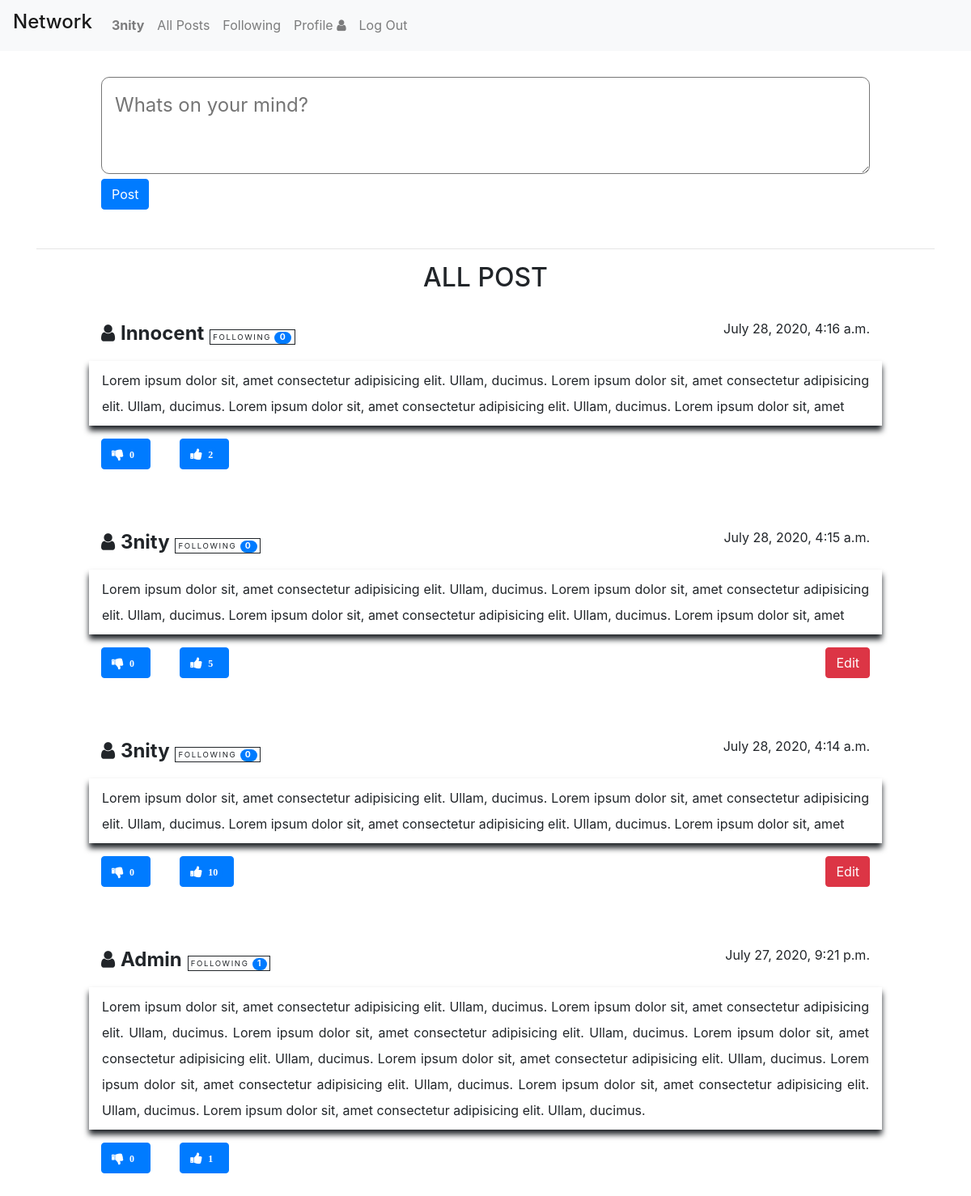
Page / (signed in) on the earlier database version.
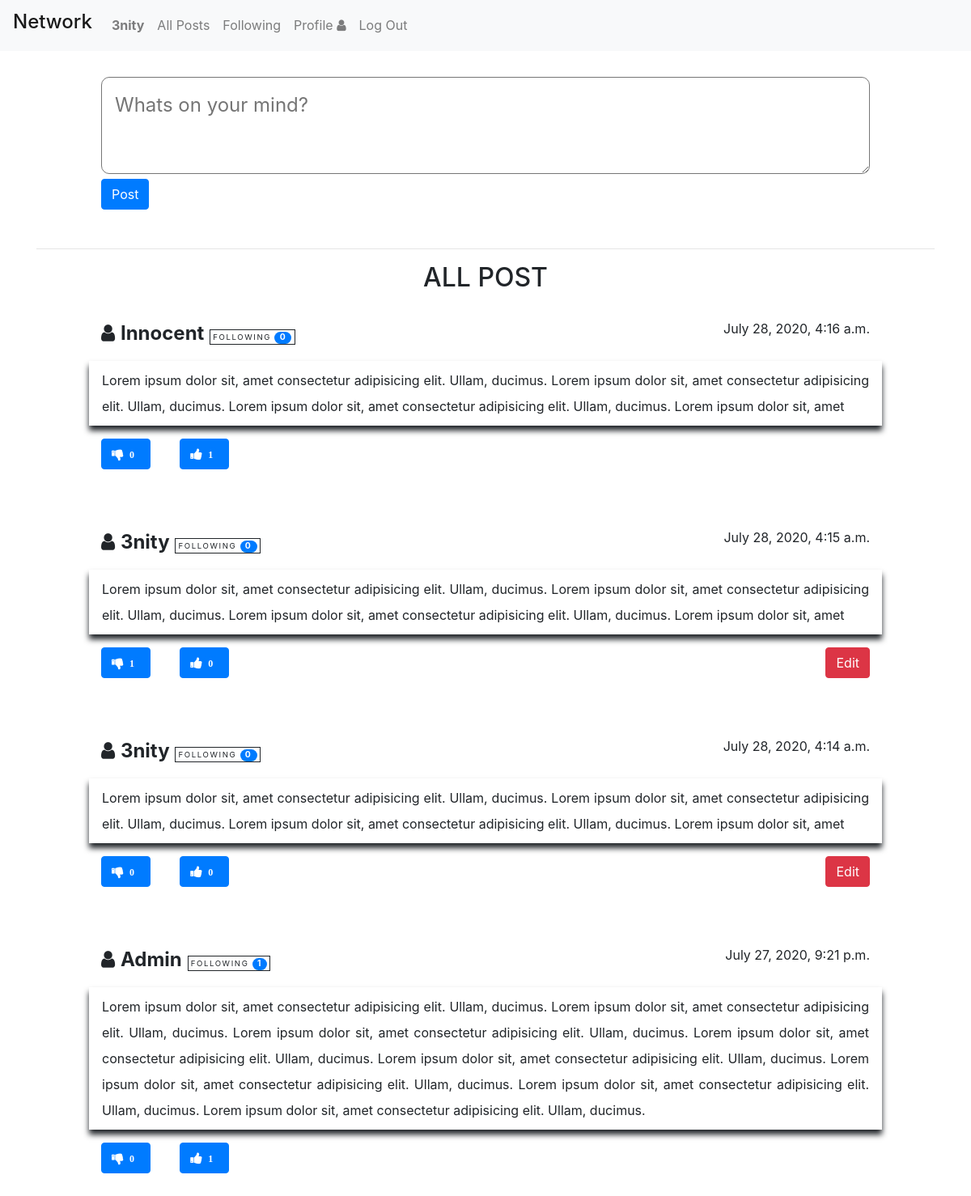
Same page on the later database version.
### network/models.py (models this page shows, shortened)
class User(AbstractUser):
    pass

class Post(models.Model):
    user = models.ForeignKey("User", on_delete=models.CASCADE, related_name="post_author")
    body = models.TextField(blank=True)
    timestamp = models.DateTimeField(auto_now_add=True)
    totalLikes = models.IntegerField()
    totalDislikes = models.IntegerField()
    totalFollower = models.IntegerField()
    totalComment = models.IntegerField()

### network/views.py (the view)
# urls.py: path("", views.index, name="index"),
def index(request):
    if request.POST:
        res = request.POST['post-body']
        post = Post(user=request.user, body=res)
        post.save()
    posts = Post.objects.all().order_by('-pk')
    context = {'posts': posts}
    return render(request, "network/index.html", context)

### network/templates/network/index.html (shortened to what this page needs)
{% extends "network/layout.html" %}
{% block body %}
<div class="container">
  <div class="compose-post">
    <form action="" method="post">
      <textarea name="post-body" id="post-textarea" placeholder="Whats on your mind?"></textarea>
      {% if user.is_authenticated %}
      <input type="submit" value="Post" class="btn btn-primary">
      {% else %}
      <div class="btn-sm btn-danger">
        Please Log In First
      </div>
      {% endif %}
    </form>
  </div>
  <hr>
  <center>
    <h2>ALL POST</h2>
  </center>
  <br>
  <div class="container all-post-container">
    {% for post in posts %}
    <div class="row single-post">
      <div class="col-md-6" onclick="alert('User Profile')">
        <span class="post-author">
          <i class="fa fa-user"></i>
          <span><b style="text-transform: capitalize; cursor: pointer;">{{ post.user.username }}</b></span>
        </span>
        <small class="follow-btn"><span>FOLLOWING</span>
          <span class="badge badge-pill badge-primary">{{ post.totalFollower }}</span>
        </small>
      </div>
      <div class="col-md-6 timestamp">
        {{ post.timestamp }}
      </div>
      <br>
      <div class="col-12 post-body">
        {{ post.body }}
      </div>
      {% if user.is_authenticated %}
      <div class="col-9" id="{{ post.id }}">
        <div class="btn btn-primary vote-down" onclick="dislike('{{ post.id}}')">
          <i class="fa fa-thumbs-down"><span class="badge badge-pill badge-primary">{{ post.totalDislikes }}</span></i>
        </div>
        <div class="btn btn-primary vote-up" onclick="like('{{ post.id}}')">
          <i class="fa fa-thumbs-up"><span class="badge badge-pill badge-primary">{{ post.totalLikes }}</span></i>
        </div>
      </div>
      {% if post.user == request.user %}
      <div class="col-3 d-flex justify-content-end">
        <div class="btn btn-danger">
          Edit
        </div>
      </div>
      {% endif %}
      {% endif %}
    </div>
    <br>
    {% empty %}
    <div class="row">
      <center><h2>No Post Yet!</h2></center>
    </div>
    {% endfor %}
  </div>
  <br>
  <br>
  <br>
  <br>
</div>
{% endblock %}

### network/templates/network/layout.html (shortened to what this page needs)
{% load static %}
<!DOCTYPE html>
<html lang="en">
<head>
  <link rel="stylesheet" href="https://stackpath.bootstrapcdn.com/bootstrap/4.4.1/css/bootstrap.min.css">
  <link href="{% static 'network/styles.css' %}" rel="stylesheet">
  <link rel="stylesheet" href="https://cdnjs.cloudflare.com/ajax/libs/font-awesome/4.7.0/css/font-awesome.min.css">
</head>
<body>
  <nav class="navbar navbar-expand-lg navbar-light bg-light">
    <a class="navbar-brand" href="/"><h4>Network</h4></a>
    <div>
      <ul class="navbar-nav mr-auto">
        {% if user.is_authenticated %}
        <li class="nav-item">
          <a class="nav-link" href="#"><strong>{{ user.username }}</strong></a>
        </li>
        {% endif %}
        <li class="nav-item">
          <a class="nav-link" href="{% url 'index' %}">All Posts</a>
        </li>
        {% if user.is_authenticated %}
        <li class="nav-item">
          <a class="nav-link" href="/following">Following</a>
        </li>
        <li class="nav-item">
          <a class="nav-link" href="/profile/{{ request.user }}">Profile&nbsp;<i class="fa fa-user"></i></a>
        </li>
        <li class="nav-item">
          <a class="nav-link" href="{% url 'logout' %}">Log Out</a>
        </li>
        {% endif %}
      </ul>
    </div>
  </nav>
  <div class="body">
    {% block body %}
    {% endblock %}
  </div>
</body>
</html>

### network/static/network/styles.css (style rules this page uses)
.compose-post { padding: 2rem 5rem; }
#post-textarea { width: 100%; height: 15vh; border-radius: 10px; font-size: 1.5rem; padding: 1rem; }
.all-post-container { padding: 0 5rem; }
.single-post { margin-bottom: 3rem; }
.post-author { font-size: 1.5rem; }
.follow-btn { padding: .2rem; border: 1px solid; font-size: .6rem; letter-spacing: .1rem; cursor: pointer; }
.follow-btn .badge { font-size: .65rem; }
.timestamp { display: flex; justify-content: flex-end; }
.post-body { margin: 1rem 0; padding: .5rem 1rem; box-shadow: 0px 6px 7px 0px; line-height: 2rem; text-align: justify; }

Differences in the rows shown:
changed Post "July 28, 2020, 4:16 a.m.": totalLikes "2" → "1"
changed Post "July 28, 2020, 4:15 a.m.": totalDislikes "0" → "1"; totalLikes "5" → "0"
changed Post "July 28, 2020, 4:14 a.m.": totalLikes "10" → "0"
